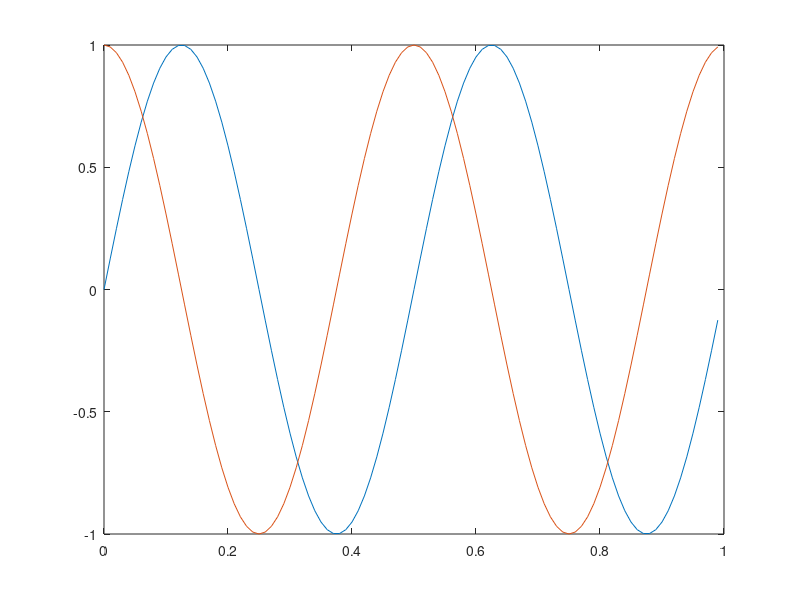

This chart was generated by the following MATLAB code:
%% These next few examples begin our journey into making sine waves (oscillators)

f = 2;
phi = 0;
fs = 100;
Ts = 1/fs;
lenSec = 1;
N = fs*lenSec;

out1 = zeros(N,1);

for n = 1:N
    t = (n-1) * Ts;
    out1(n,1) = sin(2*pi*f*t+phi);
end

%% 
t = (0:(N-1)) * Ts;
t = t(:);
out2 = sin(2 * pi * f * t+pi/2);

%%
plot(t, out1, t, out2);
